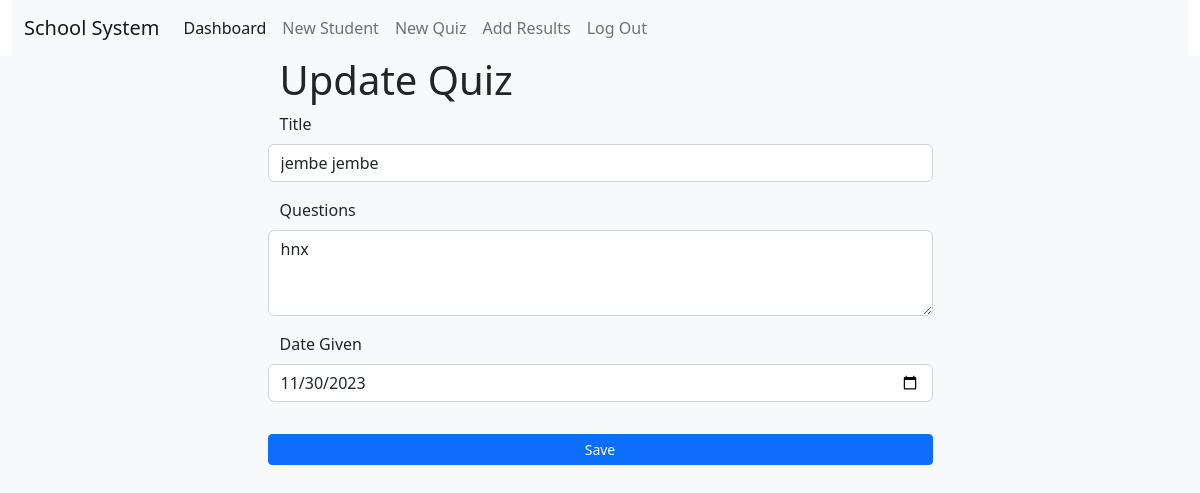
Page /quiz/2/update (signed in) on the committed database.
### tables this page shows
CREATE TABLE Quizes(
    id INTEGER PRIMARY KEY AUTOINCREMENT,
    -- user_id INTEGER NOT NULL,
    created TIMESTAMP NOT NULL DEFAULT CURRENT_TIMESTAMP,
    title TEXT NOT NULL,
    questions TEXT NOT NULL,
    date_given DATE NOT NULL
    -- complete BOOLEAN NOT NULL DEFAULT FALSE,

    -- FOREIGN KEY (user_id) REFERENCES user (id)
);

### class_app.py (the view, shortened to what this page needs)
@bp.route("/quiz/<int:id>/update", methods=("GET", "POST"))
@login_required
def update_quiz(id):
    quiz = get_quiz(id)
    return render_template("class/update_quiz.html", quiz=quiz)

### auth.py (called while the page is built)
@bp.before_app_request
def load_logged_in_user():
    user_id = session.get("user_id")
    if user_id is None:
        g.user = None
    else:
        g.user = (
            get_db().execute("SELECT * FROM user WHERE id = ?", (user_id,)).fetchone()
        )

def login_required(view):
    @functools.wraps(view)
    def wrapped_view(**kwargs):
        if g.user is None:
            return redirect(url_for("auth.login"))
        return view(**kwargs)
    return wrapped_view

### class_app.py (called while the page is built)
def get_quiz(id, check_author=True):
    quiz = (
        get_db()
        .execute(
            "SELECT * FROM Quizes WHERE id = ?",
            (id,),
        )
        .fetchone()
    )
    if quiz is None:
        abort(404, f" Quiz id {id} doesn't exist.")
    return quiz

### db.py (called while the page is built)
def get_db():
    if "db" not in g:
        g.db = sqlite3.connect(
            current_app.config["DATABASE"], detect_types=sqlite3.PARSE_DECLTYPES
        )
        g.db.row_factory = sqlite3.Row
    return g.db

### templates/class/update_quiz.html
{% extends 'base.html' %}
{% block content %}
<div class="container">
  <div class="row">
    <div class="col-md-7 mx-auto">
      <h1>Update Quiz</h1>
      <form method="post">
        <div class="mb-3 row">
          <label for="title" class="form-label">Title</label>
          <input name="title" class="form-control" id="title" value="{{ request.form['title'] or quiz['title'] }}" required>
        </div>
        <div class="mb-3 row">
          <label for="questions" class="form-label">Questions</label>
          <textarea class="form-control" name="questions" id="questions" rows="3" required>{{ request.form['questions'] or quiz['questions'] }}</textarea>
        </div>
        <div class="mb-3 row">
          <label for="date_given" class="form-label">Date Given</label>
          <input type="date" name="date_given" class="form-control" id="date_given" value="{{ request.form['date_given'] or quiz['date_given'] }}" required>
        </div>
        <div class="mb-3 row pt-3">
          <input class="btn btn-sm btn-primary" type="submit" value="Save">
        </div>
      </form>
    </div>
  </div>
</div>
{% endblock %}

### rows in the picture
Quizes: title "jembe jembe", questions "hnx", date_given "11/30/2023"
